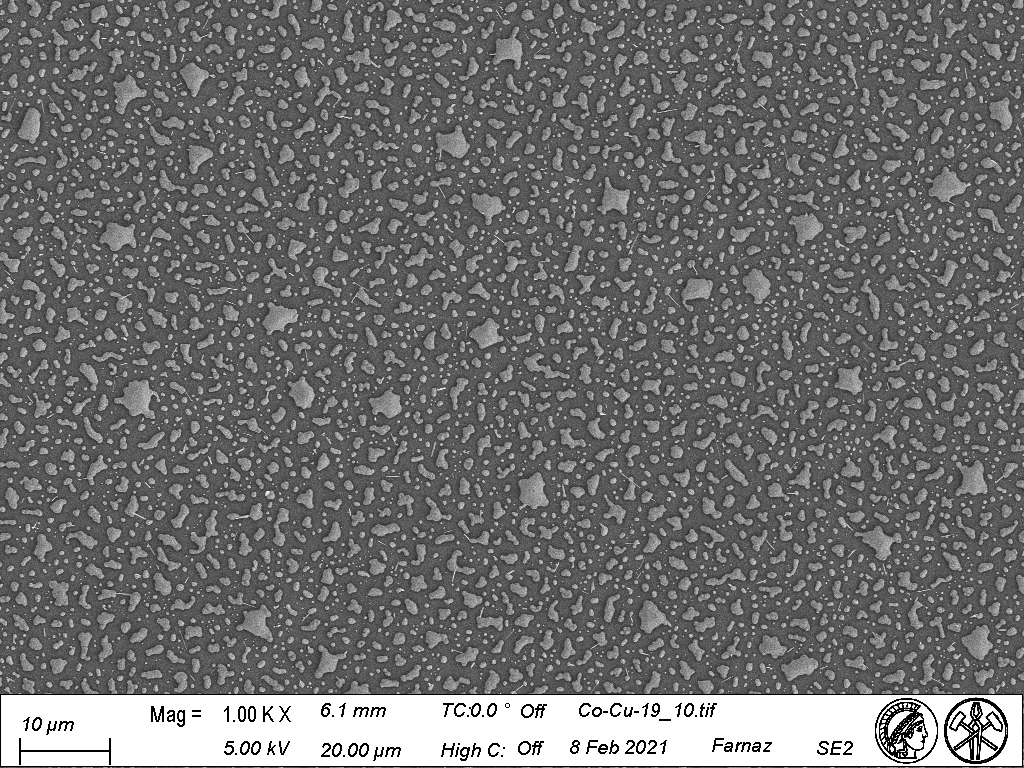
#> input picture 800C_4hrs/Co-Cu-19-10/Co-Cu-19_10.tif, 1024 x 768 px
$ python Co-Cu-19_10.py
#> lines starting #> are read from the running program, lines starting #| are printed output that depends on the picture; after the words box and inside, x2 and y2 are one past the last pixel; in counts of white or black regions, pixels touching at a corner belong together
# -*- coding: utf-8 -*-
"""
Created on Sat Jun 25 15:51:46 2022

@author: FireT
"""


from skimage import measure, io, img_as_ubyte
import matplotlib.pyplot as plt
from skimage.color import label2rgb, rgb2gray
import numpy as np
import cv2
import scipy
from scipy.stats import norm
from skimage import morphology


# The input image.
image = cv2.imread("Co-Cu-19_10.tif",0)
#> image is the input picture: shape (768, 1024); min 0, max 255, mean 111.4
image=image[0:696, :]
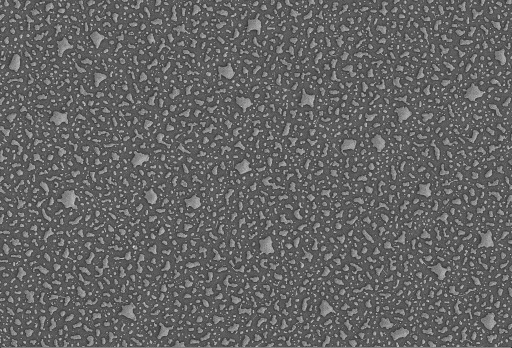
#> image: shape (696, 1024) (shown at 1/2 size); min 0, max 255, mean 99.9
scale = 0.1116 #microns/pixel
Pixelcut= 0 #Minimum pixel Size

#plt.hist(image.flat, bins=100, range=(0,150))  #.flat returns the flattened numpy array (1D)


from skimage.filters import threshold_otsu #binary image
ret, thresh=cv2.threshold(image,0,255,cv2.THRESH_BINARY+cv2.THRESH_OTSU)
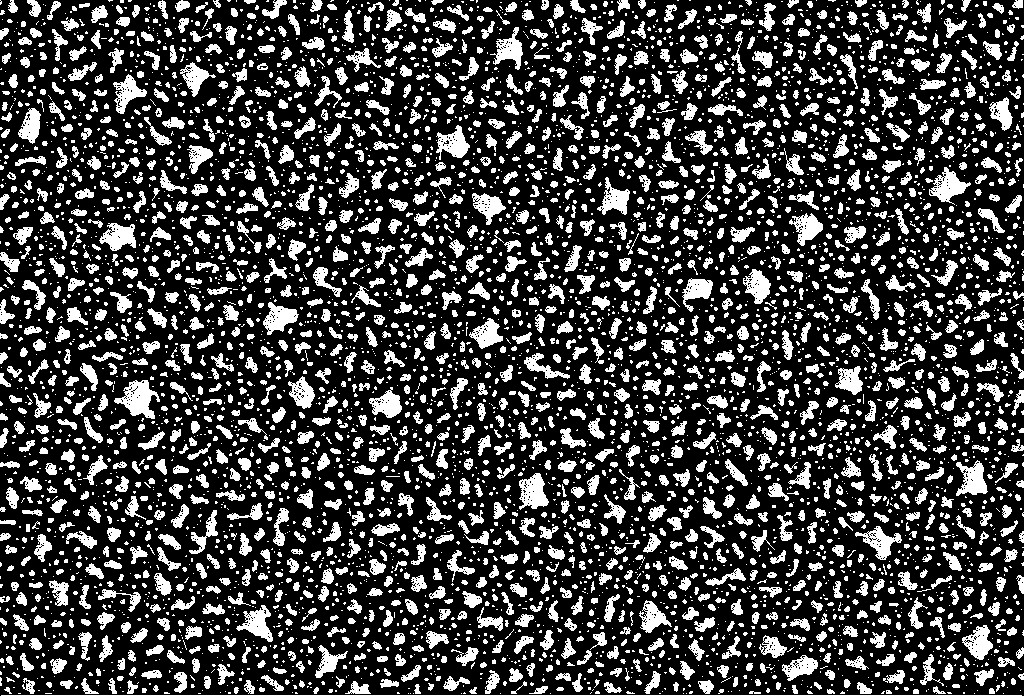
#> thresh: shape (696, 1024); 25.1% white; 6024 white regions (4056 under 20 px), largest, box (x1, y1, x2, y2) and area: (1, 695, 1022, 696) 1021, (114, 380, 160, 419) 901, (929, 167, 971, 205) 700
#> ret = 116

#Generate thresholded image
#thresholded_img = image > threshold
#plt.imshow(thresholded_img,cmap='gray')


#Remove edge touching regions
from skimage.segmentation import clear_border
edge_touching_removed = clear_border(thresh)
#> edge_touching_removed: shape (696, 1024); 24.4% white; 5910 white regions (3989 under 20 px), largest, box (x1, y1, x2, y2) and area: (114, 380, 160, 419) 901, (929, 167, 971, 205) 700, (519, 473, 549, 510) 700
#plt.imshow(edge_touching_removed)

kernel=np.ones ((3,3),np.uint8)
eroded=cv2.erode(edge_touching_removed,kernel,iterations=1)
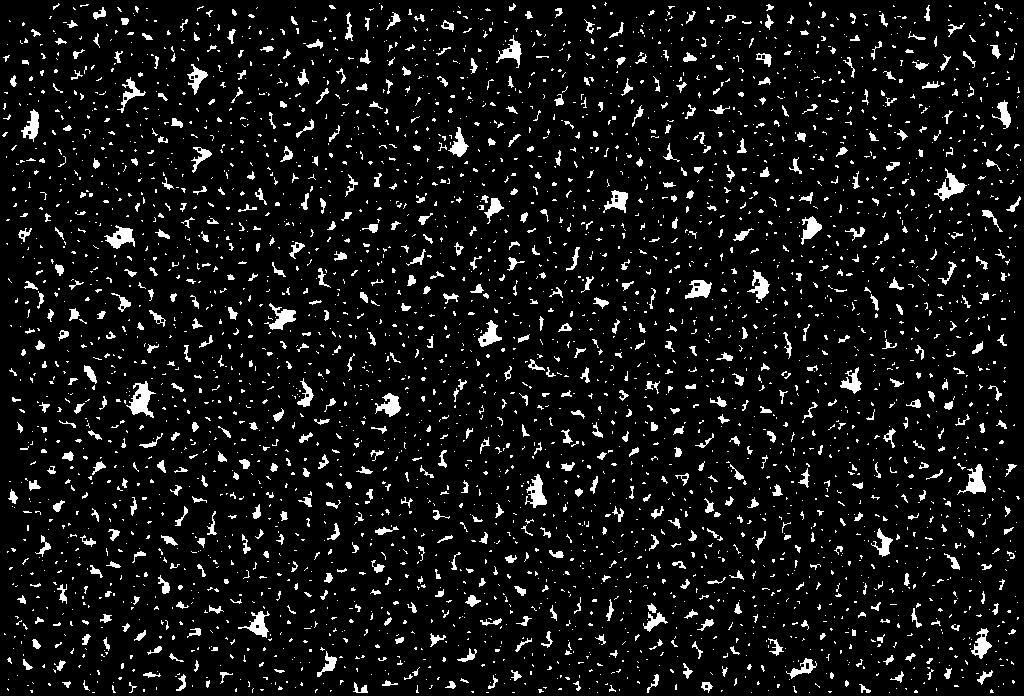
#> eroded: shape (696, 1024); 7.5% white; 3648 white regions (2952 under 20 px), largest, box (x1, y1, x2, y2) and area: (126, 381, 156, 418) 497, (934, 168, 967, 201) 386, (957, 464, 986, 495) 377
dilated=cv2.dilate(eroded,kernel,iterations=1)
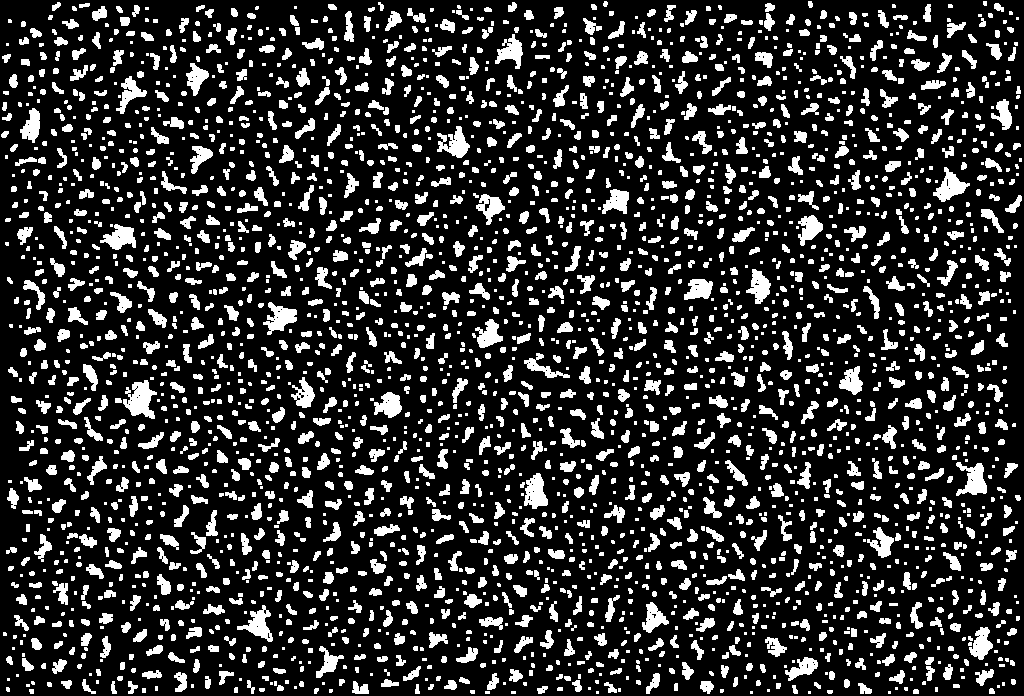
#> dilated: shape (696, 1024); 18.8% white; 3010 white regions (1177 under 20 px)

#Label connected regions of an integer array using measure.label
#Labels each connected entity as one object
#Connectivity = Maximum number of orthogonal hops to consider a pixel/voxel as a neighbor.
#If None, a full connectivity of input.ndim is used, number of dimensions of the image
#For 2D image it would be 2

label_image = measure.label(dilated, connectivity=image.ndim)
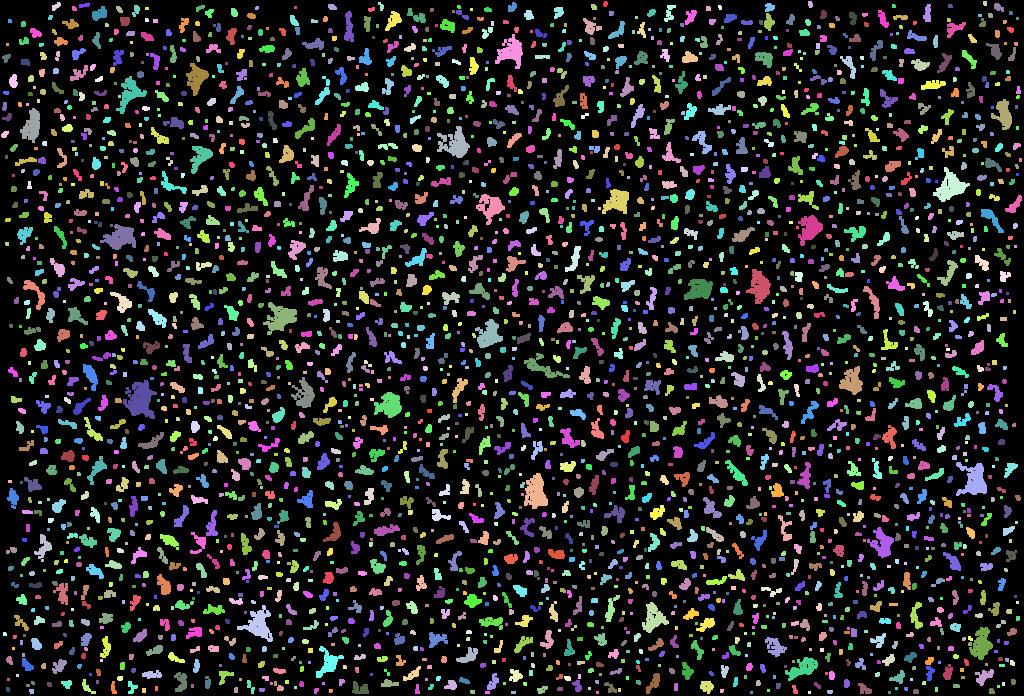
#> label_image: shape (696, 1024) int64; 3011 distinct labels, from 0 to 3010; one colour per label, 0 black


#Removal of small sized particles
label_image = morphology.remove_small_objects(label_image, Pixelcut)
#plt.imshow(label_image,cmap='Blue',interpolation='none')

#plt.imshow(label_image)
#Return an RGB image where color-coded labels are painted over the image.
#Using label2rgb

image_label_overlay = label2rgb(label_image, image=image)
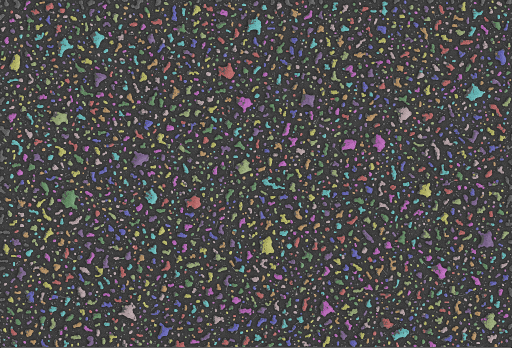
#> image_label_overlay: shape (696, 1024, 3) float64 (shown at 1/2 size); mean R, G, B 0.307, 0.3, 0.3
#plt.imshow(image_label_overlay)

plt.imsave("labeled_Co-cu_05.jpg", image_label_overlay)


#################################################
#Calculate properties
#Using regionprops or regionprops_table
all_props=measure.regionprops(label_image, image)
#> all_props = 3010 regions; largest, box (x1, y1, x2, y2) and area: (123, 380, 157, 419) 763, (956, 462, 987, 496) 602, (263, 302, 297, 335) 574, (933, 167, 970, 202) 573, (524, 473, 548, 509) 566
#Can print various parameters for all objects
for prop in all_props:
    print('Label: {} Area: {}'.format(prop.label, prop.area))
#> this loop made 3010 passes
#| Label: 1 Area: 24.0
#| Label: 2 Area: 30.0
#| Label: 3 Area: 19.0
#| Label: 4 Area: 49.0
#| Label: 5 Area: 33.0
#> (further printed lines are left out)

#Compute image properties and return them as a pandas-compatible table.
#Available regionprops: area, bbox, centroid, convex_area, coords, eccentricity,
# equivalent diameter, euler number, label, intensity image, major axis length,
#max intensity, mean intensity, moments, orientation, perimeter, solidity, and many more

props = measure.regionprops_table(label_image, image,
                          properties=['label',
                                      'area', 'equivalent_diameter',
                                      'mean_intensity', 'solidity'])
#> props = 5 items

import pandas as pd
df = pd.DataFrame(props)
#> df = table of 3010 rows and 5 columns
print(df.head())

#To delete small regions...
#df = df[df['area'] > 0]

print(df.head())

#######################################################
#Convert to micron scale
df['area_sq_microns'] = df['area'] * (scale**2)
df['equivalent_diameter_microns'] = df['equivalent_diameter'] * (scale)
print(df.head())


df.to_csv('measurements-0pixdel.csv')


#size distrib
import seaborn as sns

sns.set_style('white')

sns.distplot(df.area_sq_microns)
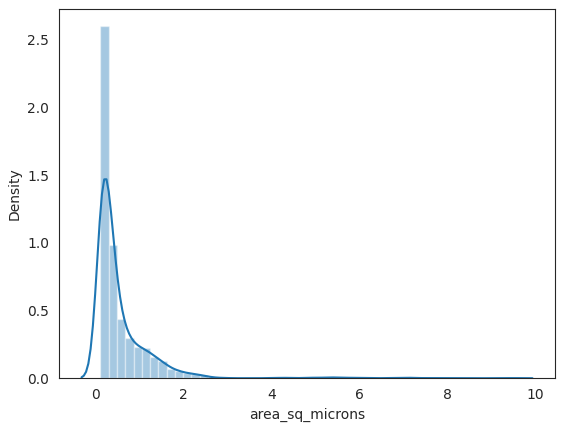
#> figure drawn by matplotlib, 1 panel; tallest bar 2.6 high, from x = 0.112 to 0.3; curve peaks at x = 0.249, y = 1.47

$ run again, with 800C_4hrs/Co-Cu-19-10/0pixelsdeleted.jpg saved as 800C_4hrs/Co-Cu-19-10/Co-Cu-19_10.tif
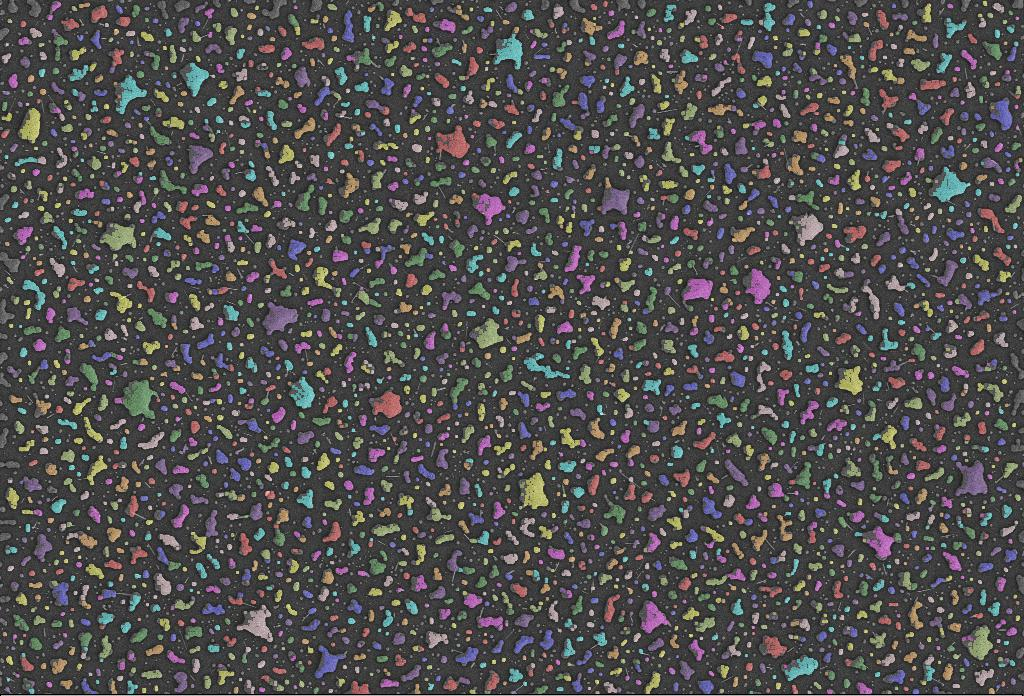
#> input picture 800C_4hrs/Co-Cu-19-10/0pixelsdeleted.jpg, 1024 x 696 px
#> `ret, thresh=cv2.threshold(image,0,255,cv2.THRESH_BINARY+cv2.THRESH_OTSU)`:
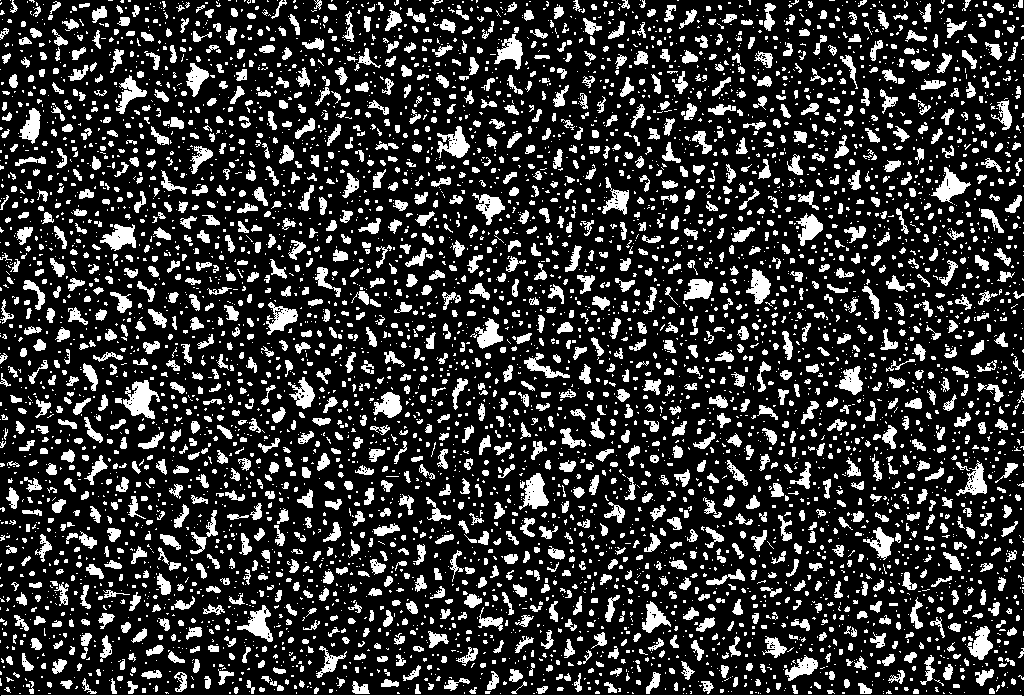
#> thresh: shape (696, 1024); 20.6% white; 5889 white regions (4016 under 20 px), largest, box (x1, y1, x2, y2) and area: (1, 695, 1022, 696) 1021, (123, 380, 160, 419) 774, (519, 473, 549, 510) 598
#> ret = 100
#> edge_touching_removed: shape (696, 1024); 20.3% white; 5778 white regions (3927 under 20 px), largest, box (x1, y1, x2, y2) and area: (123, 380, 160, 419) 774, (519, 473, 549, 510) 598, (931, 167, 971, 204) 588
#> eroded: shape (696, 1024); 6.4% white; 3583 white regions (3011 under 20 px), largest, box (x1, y1, x2, y2) and area: (126, 381, 156, 418) 476, (934, 168, 967, 201) 395, (525, 474, 547, 508) 384
#> dilated: shape (696, 1024); 16.7% white; 2999 white regions (1310 under 20 px)
#> label_image: shape (696, 1024) int64; 3000 distinct labels, from 0 to 2999
#> all_props = 2999 regions; largest, box (x1, y1, x2, y2) and area: (123, 380, 157, 419) 708, (933, 167, 970, 202) 574, (524, 473, 548, 509) 571, (237, 605, 273, 642) 557, (100, 224, 136, 250) 533
#> the loop `for prop in all_props:` made 2999 passes
#| Label: 1 Area: 18.0
#| Label: 2 Area: 19.0
#| Label: 3 Area: 49.0
#| Label: 4 Area: 32.0
#| Label: 5 Area: 17.0
#> (further printed lines are left out)
#> props = 5 items
#> df = table of 2999 rows and 5 columns
#> `sns.distplot(df.area_sq_microns)`:
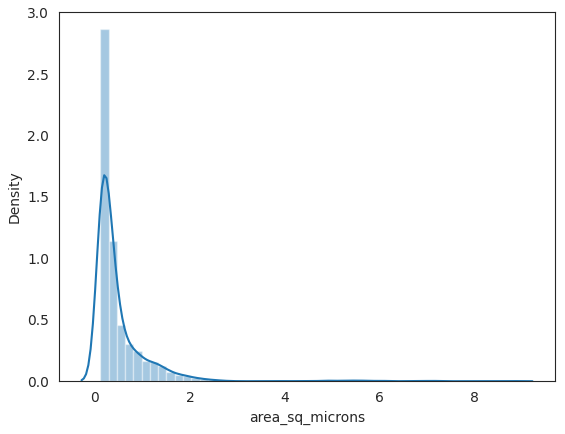
#> figure drawn by matplotlib, 1 panel; tallest bar 2.86 high, from x = 0.112 to 0.286; curve peaks at x = 0.195, y = 1.68

$ run again, with 800C_4hrs/Co-Cu-19-10/100pixelsdeleted.jpg saved as 800C_4hrs/Co-Cu-19-10/Co-Cu-19_10.tif
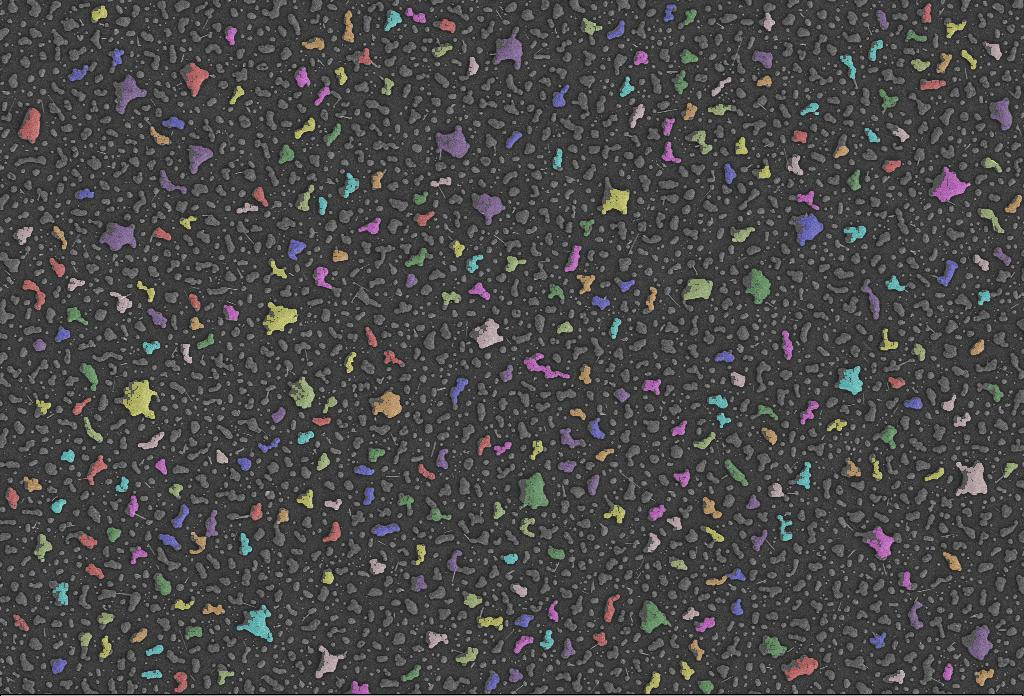
#> input picture 800C_4hrs/Co-Cu-19-10/100pixelsdeleted.jpg, 1024 x 696 px
#> `ret, thresh=cv2.threshold(image,0,255,cv2.THRESH_BINARY+cv2.THRESH_OTSU)`:
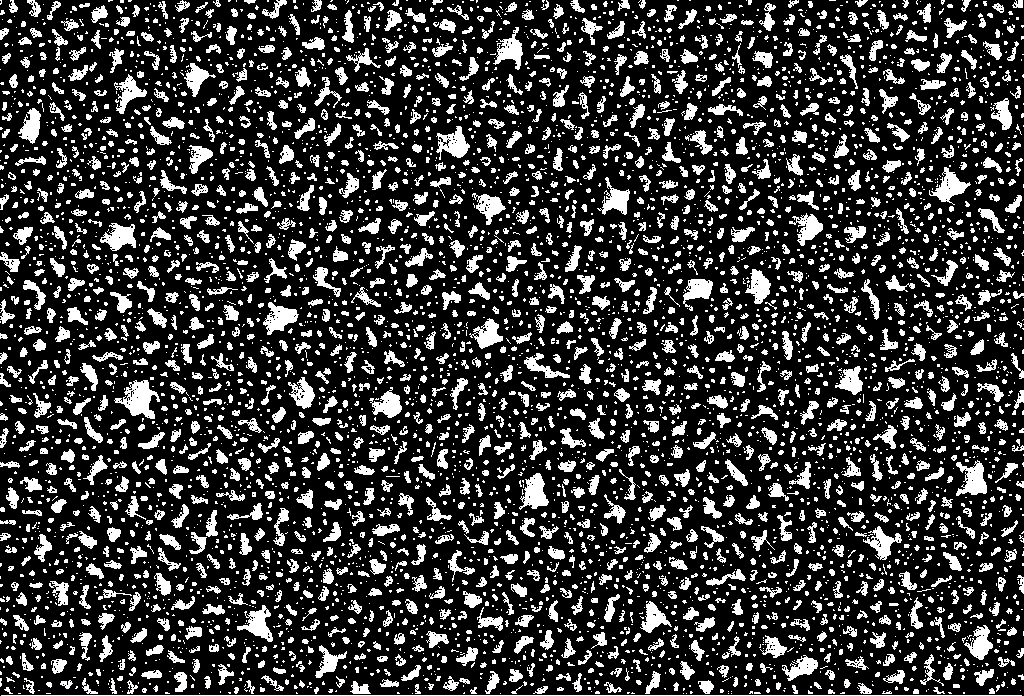
#> thresh: shape (696, 1024); 22.1% white; 5699 white regions (3838 under 20 px), largest, box (x1, y1, x2, y2) and area: (1, 695, 1022, 696) 1021, (114, 380, 160, 419) 869, (956, 460, 987, 496) 649
#> ret = 88
#> edge_touching_removed: shape (696, 1024); 21.5% white; 5582 white regions (3762 under 20 px), largest, box (x1, y1, x2, y2) and area: (114, 380, 160, 419) 869, (956, 460, 987, 496) 649, (929, 167, 971, 205) 624
#> eroded: shape (696, 1024); 5.8% white; 3423 white regions (3033 under 20 px), largest, box (x1, y1, x2, y2) and area: (126, 381, 156, 418) 515, (525, 474, 547, 508) 413, (934, 168, 967, 201) 400
#> dilated: shape (696, 1024); 14.8% white; 2875 white regions (1525 under 20 px)
#> label_image: shape (696, 1024) int64; 2876 distinct labels, from 0 to 2875
#> all_props = 2875 regions; largest, box (x1, y1, x2, y2) and area: (123, 380, 157, 419) 771, (956, 462, 987, 496) 609, (263, 302, 297, 335) 582, (524, 473, 548, 509) 582, (933, 167, 970, 202) 579
#> the loop `for prop in all_props:` made 2875 passes
#| Label: 1 Area: 25.0
#| Label: 2 Area: 16.0
#| Label: 3 Area: 15.0
#| Label: 4 Area: 32.0
#| Label: 5 Area: 19.0
#> (further printed lines are left out)
#> props = 5 items
#> df = table of 2875 rows and 5 columns
#> `sns.distplot(df.area_sq_microns)`:
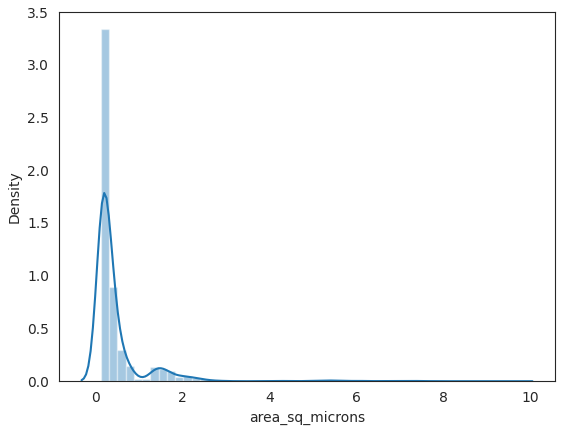
#> figure drawn by matplotlib, 1 panel; tallest bar 3.34 high, from x = 0.112 to 0.302; curve peaks at x = 0.191, y = 1.78
